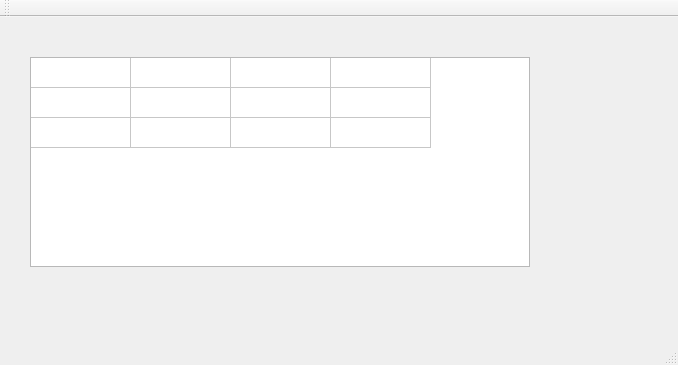
<?xml version="1.0" encoding="UTF-8"?>
<ui version="4.0">
 <class>MainWindow</class>
 <widget class="QMainWindow" name="MainWindow">
  <property name="geometry">
   <rect>
    <x>0</x>
    <y>0</y>
    <width>678</width>
    <height>365</height>
   </rect>
  </property>
  <property name="windowTitle">
   <string>MainWindow</string>
  </property>
  <widget class="QWidget" name="centralWidget">
   <widget class="QTableWidget" name="tableWidget">
    <property name="geometry">
     <rect>
      <x>30</x>
      <y>40</y>
      <width>500</width>
      <height>210</height>
     </rect>
    </property>
    <property name="styleSheet">
     <string notr="true"/>
    </property>
    <property name="verticalScrollBarPolicy">
     <enum>Qt::ScrollBarAlwaysOff</enum>
    </property>
    <property name="horizontalScrollBarPolicy">
     <enum>Qt::ScrollBarAlwaysOff</enum>
    </property>
    <property name="rowCount">
     <number>3</number>
    </property>
    <property name="columnCount">
     <number>4</number>
    </property>
    <attribute name="horizontalHeaderVisible">
     <bool>false</bool>
    </attribute>
    <attribute name="verticalHeaderVisible">
     <bool>false</bool>
    </attribute>
    <row/>
    <row/>
    <row/>
    <column/>
    <column/>
    <column/>
    <column/>
   </widget>
  </widget>
  <widget class="QMenuBar" name="menuBar">
   <property name="geometry">
    <rect>
     <x>0</x>
     <y>0</y>
     <width>678</width>
     <height>23</height>
    </rect>
   </property>
  </widget>
  <widget class="QToolBar" name="mainToolBar">
   <attribute name="toolBarArea">
    <enum>TopToolBarArea</enum>
   </attribute>
   <attribute name="toolBarBreak">
    <bool>false</bool>
   </attribute>
  </widget>
  <widget class="QStatusBar" name="statusBar"/>
 </widget>
 <layoutdefault spacing="6" margin="11"/>
 <resources/>
 <connections/>
</ui>
